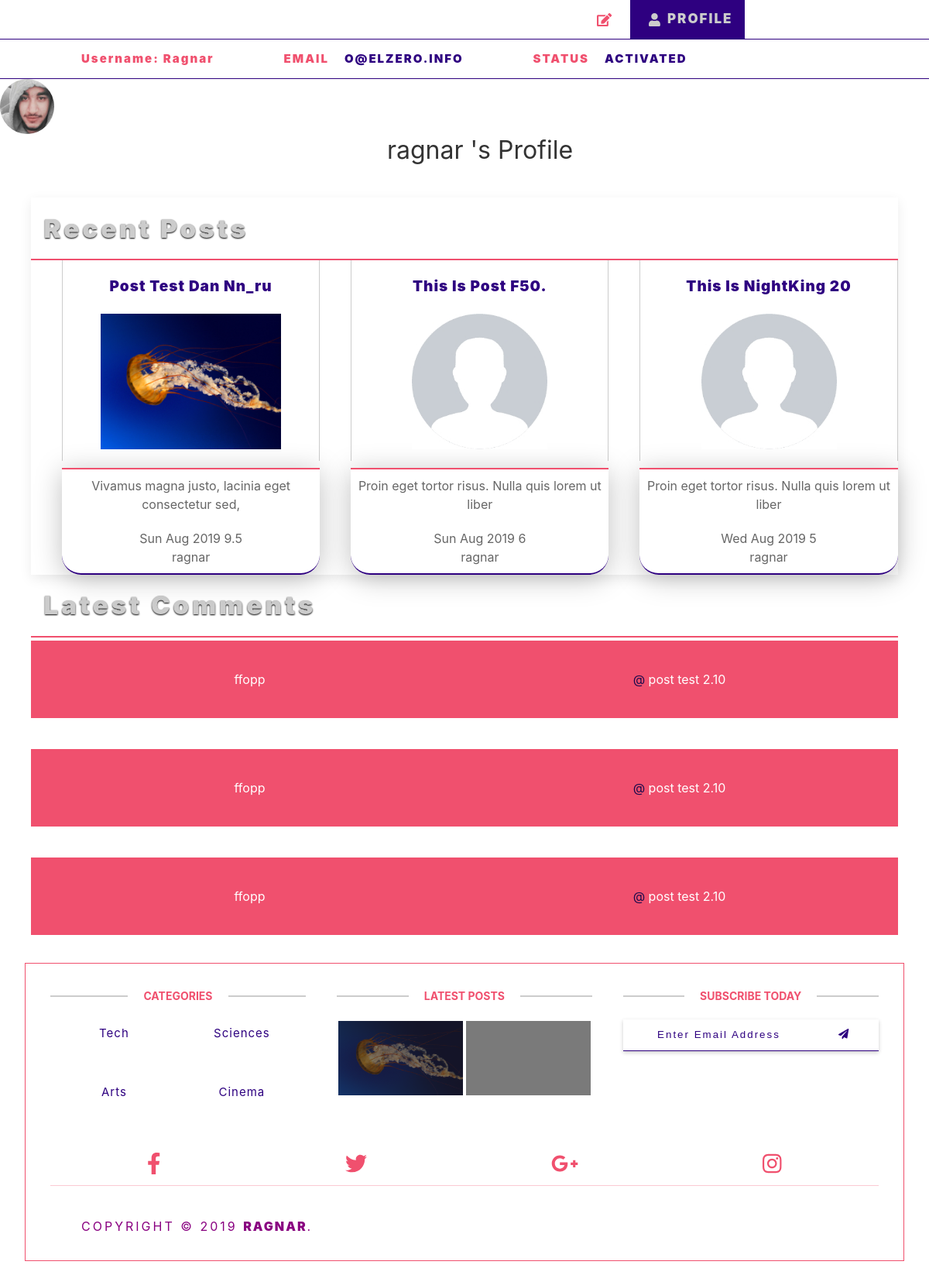
The app's page /profile.php (signed in) with its own data.
### tables this page shows
CREATE TABLE IF NOT EXISTS `users` (
  `UserID` int(11) NOT NULL COMMENT 'To Identify User',
  `Username` varchar(255) NOT NULL COMMENT 'Username To Login',
  `Password` varchar(255) NOT NULL COMMENT 'Password To Login',
  `Email` varchar(255) NOT NULL,
  `FullName` varchar(255) NOT NULL,
  `GroupID` int(11) NOT NULL DEFAULT '0' COMMENT 'Identify User Group',
  `TrustStatus` int(11) NOT NULL DEFAULT '0' COMMENT 'Seller Rank',
  `RegStatus` int(11) NOT NULL DEFAULT '0' COMMENT 'User Approval',
  `Date` date NOT NULL,
  `avatar` varchar(255) NOT NULL
);

CREATE TABLE IF NOT EXISTS `posts` (
  `Post_ID` int(11) NOT NULL,
  `Name` varchar(255) NOT NULL,
  `Description` text NOT NULL,
  `Image` varchar(255) NOT NULL,
  `Status` varchar(255) NOT NULL,
  `Add_Date` timestamp NOT NULL DEFAULT CURRENT_TIMESTAMP ON UPDATE CURRENT_TIMESTAMP,
  `Rating` float NOT NULL,
  `Approve` tinyint(4) NOT NULL DEFAULT '0',
  `Cat_ID` int(11) NOT NULL,
  `Member_ID` int(11) NOT NULL,
  `tags` varchar(255) DEFAULT NULL
);

CREATE TABLE IF NOT EXISTS `comments` (
  `c_id` int(11) NOT NULL,
  `comment` text NOT NULL,
  `status` tinyint(4) NOT NULL,
  `comment_date` date NOT NULL,
  `post-id` int(11) NOT NULL,
  `user-id` int(11) NOT NULL
);

CREATE TABLE IF NOT EXISTS `categories` (
  `ID` int(11) NOT NULL,
  `Name` varchar(255) NOT NULL,
  `Description` text NOT NULL,
  `parent` int(11) NOT NULL,
  `Ordering` int(11) DEFAULT NULL,
  `Visibility` tinyint(4) NOT NULL DEFAULT '0',
  `Allow_Comment` tinyint(4) NOT NULL DEFAULT '0',
  `Allow_Ads` tinyint(4) NOT NULL DEFAULT '0'
);

### init.php (called while the page is built, shortened)
<?php
include 'admin/connect.php';
if (isset($_SESSION['user'])) {
  $session_user = $_SESSION['user'];
} else{
  $session_user = '';
}
$functions = 'includes/functions/';
include $functions . 'functions.php';
$actual_link = "http://" .$_SERVER['HTTP_HOST'] . $_SERVER['REQUEST_URI'];
$getArr = explode('/', $actual_link);
$current_page = '';
if (isset($current_page)) {
  $current_page = end($getArr);
}
$user_state = $con->prepare("SELECT * FROM users WHERE Username = ?");
$user_state->execute(array($session_user));
  $user_info = $user_state->fetch();
  class hook {
    public function inc_header($part = Null, $dash = Null, $header = 'header'){
      $temps = 'includes/templates/';
    return $head = include $temps . $header. $dash . $part. '.php';
    }
    public function inc_footer($part = Null, $dash = Null,$footer = 'footer'){
      $temps = 'includes/templates/';
    return $foot = include $temps . $footer. $dash . $part. '.php';
    }
  }
 ?>

### profile.php (the view, shortened to what this page needs)
<?php
  	if (isset($_SESSION['user'])) {
  		include 'init.php';
			$hook_up->inc_header('light', '-');
			global $user_info;
       ?>
			 <a>
				 <span class="profile_img">
				 <img width="70px" src="admin/uploads/avatars/<?php echo $user_info['avatar']; ?>" alt="">
				 </span>
			 </a>
  <main class="uk-margin-remove uk-margin-auto" uk-grid>
    <div class="uk-width-1-1 uk-padding-remove otherBackground uk-text-center">
      <div class="uk-container">
      <div class="uk-margin-remove" uk-grid>
        <div class="uk-width-1-1">
          <h2><?php echo $_SESSION['user']; ?> 's Profile</h2>
        </div>
        <div class="uk-width-1-1 uk-card uk-card-default uk-padding-remove">
					<h3 class="MainColor profile-title">Recent Posts</h3>
					<div class="hold_posts cat-posts uk-border-rounded" uk-grid>
          <?php
          $user_posts = get_posts_by('Member_ID', $user_info['UserID'], 3);
					if(!empty($user_posts)){
           foreach ($user_posts as $post) { ?>
						 <div class="uk-width-1-3">
							 <div class="head_post">
                <h3 class="MainColor">
                  <a href="posts.php?postid=<?php echo $post['Post_ID']; ?>" id="<?php echo $post['Post_ID']; ?>" class="checkActive">
                  <?php echo $post['Name']; ?>
                </a>
                </h3>
								<img src="<?php echo empty($post['Image']) ? 'admin/uploads/posts/user.jpg' : 'admin/uploads/posts/' . $post['Image'];?>" alt="">
							</div>
              <div class="caption">
                <p><?php echo excerpt_len($post['Description'], 50); ?></p>
								<?php echo date("D M Y", strtotime($post['Add_Date']));?>
                <span><?php echo $post['Rating']; ?></span>
                <br>
                <span><?php echo $post['Username']; ?></span>
              </div>
							 </div>
          <?php }
				} else{
					echo "<span class='uk-alert uk-alert-danger'>No Posts To Show Yet</span>";
				}
				 ?>
        </div>
			</div>
		<div class="uk-width-1-1 uk-padding-remove uk-margin-auto-vertical">
			<h3 class="MainColor profile-title">Latest Comments</h3>
			<div class="uk-card">
			<?php
			$stmt = $con->prepare("SELECT comments.*, users.Username, posts.*
														FROM comments
														INNER JOIN users
														ON comments.`user-id` = users.UserID
														INNER JOIN posts
														ON comments.`post-id` = posts.Post_ID
														WHERE `user-id` = ?
														LIMIT 3
														");
			$stmt->execute(array($user_info['UserID']));
			$comments = $stmt->fetchAll();
			if (! empty($comments)) {
				foreach ($comments as $comment) { ?>
					<div class="comment uk-width-1-1" uk-grid>
						<p class="uk-width-1-2">
						<span><?php echo $comment['comment']; ?></span>
						</p>
						<p class="uk-width-1-2">
						@
						<span><?php echo $comment['Name']; ?></span>
						</p>
					</div>
			<?php  }
			} else {
				echo "No Comments";
			}
				?>
		</div>
		</div>
      </div>
      </div>
    </div>
  </main>
  <?php
		$hook_up->inc_footer('main', '-');
  	} else {
  		header('Location: login.php');
  		exit();
  	}
  ?>

### includes/templates/header-light.php (shortened to what this page needs)
<?php global $con, $user_info, $session_user, $current_page;  ?>
  <!DOCTYPE html>
  <html lang="en" dir="ltr">
  <head>
  </head>
  <body>
    <header class="front_header" uk-grid>
      <?php if(isset($_SESSION['user'])) { ?>
        <nav class="uk-navbar uk-width-1-1 uk-margin-remove" uk-navbar>
          <div class="uk-navbar-left">
            <ul class="uk-navbar-nav">
              <li>
                <a href="index.php">
                  <i class="fas fa-home fa-1x"></i> Home Page
                </a>
              </li>
            </ul>
          </div>
          <div class="uk-navbar-right">
            <ul class="uk-navbar-nav">
              <li class="<?php if(isset($current_page) && $current_page == 'add-post.php') { echo " active_upper "; } ?>">
                <a href="add-post.php" class="a_header">
                  <i class="fas fa-edit fa-1x"></i>
                </a>
              </li>
              <li class="<?php if(isset($current_page) && $current_page == 'profile.php') { echo " active_upper "; } ?>">
                <a href="profile.php">
                  <i class="fas fa-user fa-1x"></i>
                  <?php if($current_page == 'profile.php') { echo "<span class=''> Profile</span>"; } ?>
                </a>
              </li>
              <li>
                <a href="logout.php">
                  <i class="fas fa-sign-out-alt fa-1x"></i>
                </a>
              </li>
            </ul>
          </div>
        </nav>
        <nav class="uk-navbar uk-width-1-1 uk-margin-remove down_nav" uk-navbar>
          <ul class="uk-navbar-nav uk-width-1-1 uk-text-center" uk-grid>
            <li class="profile_email">
              <a>
                <span class="uk-text-capitalize">username: <?php echo $_SESSION['user']; ?> </span>
              </a>
            </li>
            <li class="profile_email">
              <a>
                <span class="">Email</span>
                <span class=""><?php echo $user_info['Email']; ?></span>
              </a>
            </li>
            <li class="profile_email">
              <a>
                <span class="">Status</span>
                <?php if ($user_info['RegStatus'] == 1) {
                  echo "<span class=''>Activated</span>";
                } else{
                  echo "<span class='uk-label-danger'>Not Activated</span>";
                }?>
              </a>
            </li>
          </ul>
        </nav>
          <?php } ?>
    </header>

### includes/templates/footer-main.php (shortened to what this page needs)
<footer class="hold_footer">
  <div class="" uk-grid>
    <div class="uk-width-1-3@l uk-width-1-3@m uk-width-1-1@s">
      <div class="single_footer">
        <h4>Categories</h4>
        <ul class="uk-width-1-1" uk-grid>
        <?php
        $footer_cat = get_all_rec('*', 'categories', 'parent = 0', 'ID DESC',4);
        foreach ($footer_cat as $cat) { ?>
            <li class="uk-width-1-2">
              <?php
              echo "<a href='categories.php?pageid=".$cat['ID']."&page_title=".str_replace(' ', '-', $cat['Name'])."'>";
              echo $cat['Name'];
              echo "</a>";
              ?>
            </li>
          <?php  }  ?>
        </ul>
      </div>
    </div>
    <div class="uk-width-1-3@l uk-width-1-3@m uk-width-1-1@s">
      <div class="single_footer single_footer_address">
        <h4>Latest Posts</h4>
        <div class="hold_latest">
              <?php
              $latest_posts = get_all_rec('*', 'posts', '', 'Post_ID DESC',2);
              foreach ($latest_posts as $latest) { ?>
                <div class="uk-inline-clip uk-transition-toggle uk-light _latest_posts" style="background-image: url('admin/uploads/posts/<?php echo $latest['Image']; ?>')" tabindex="0">
                  <div class="uk-overlay-primary uk-height-1-1">
                </div>
              </div>
            <?php  } ?>
    </div>
  </div>
  </div>
    <div class="uk-width-1-3@l uk-width-1-3@m uk-width-1-1@s">
      <div class="single_footer single_footer_address">
        <h4>Subscribe today</h4>
        <div class="signup_form">
          <form action="#" class="subscribe">
            <input type="text" class="subscribe__input" placeholder="Enter Email Address">
            <button type="button" class="subscribe__btn"><i class="fas fa-paper-plane"></i></button>
          </form>
        </div>
      </div>
    </div>
</div>
  <div class="uk-margin-remove" uk-grid>
    <div class="uk-width-1-1@s social_profile">
        <ul>
          <li><a href="#"><i class="fab fa-facebook-f"></i></a></li>
          <li><a href="#"><i class="fab fa-twitter"></i></a></li>
          <li><a href="#"><i class="fab fa-google-plus-g"></i></a></li>
          <li><a href="#"><i class="fab fa-instagram"></i></a></li>
        </ul>
    </div>
    <div class="uk-width-1-1@s">
      <p class="copyright">Copyright © 2019 <a href="#">Ragnar</a>.</p>
    </div>
  </div>
</footer>
  </body>
  </html>

### records on screen
users: Email "O@ELZERO.INFO", avatar (picture)
posts: Name "Post Test Dan Nn_ru", Image (picture), Description "Vivamus magna justo, lacinia eget consectetur sed,", Add_Date "Sun Aug 2019", Rating "9.5", Member_ID.Username "ragnar"
posts: Name "This Is Post F50.", Description "Proin eget tortor risus. Nulla quis lorem ut liber", Add_Date "Sun Aug 2019", Rating "6", Member_ID.Username "ragnar"
posts: Name "This Is NightKing 20", Description "Proin eget tortor risus. Nulla quis lorem ut liber", Add_Date "Wed Aug 2019", Rating "5", Member_ID.Username "ragnar"
comments: comment "ffopp", Name "post test 2.10"
comments: comment "ffopp", Name "post test 2.10"
comments: comment "ffopp", Name "post test 2.10"
categories: Name "Tech"
categories: Name "Sciences"
categories: Name "Arts"
categories: Name "Cinema"

### other values on screen
$_SESSION['user'] "Ragnar"
$_SESSION['user'] "ragnar"
